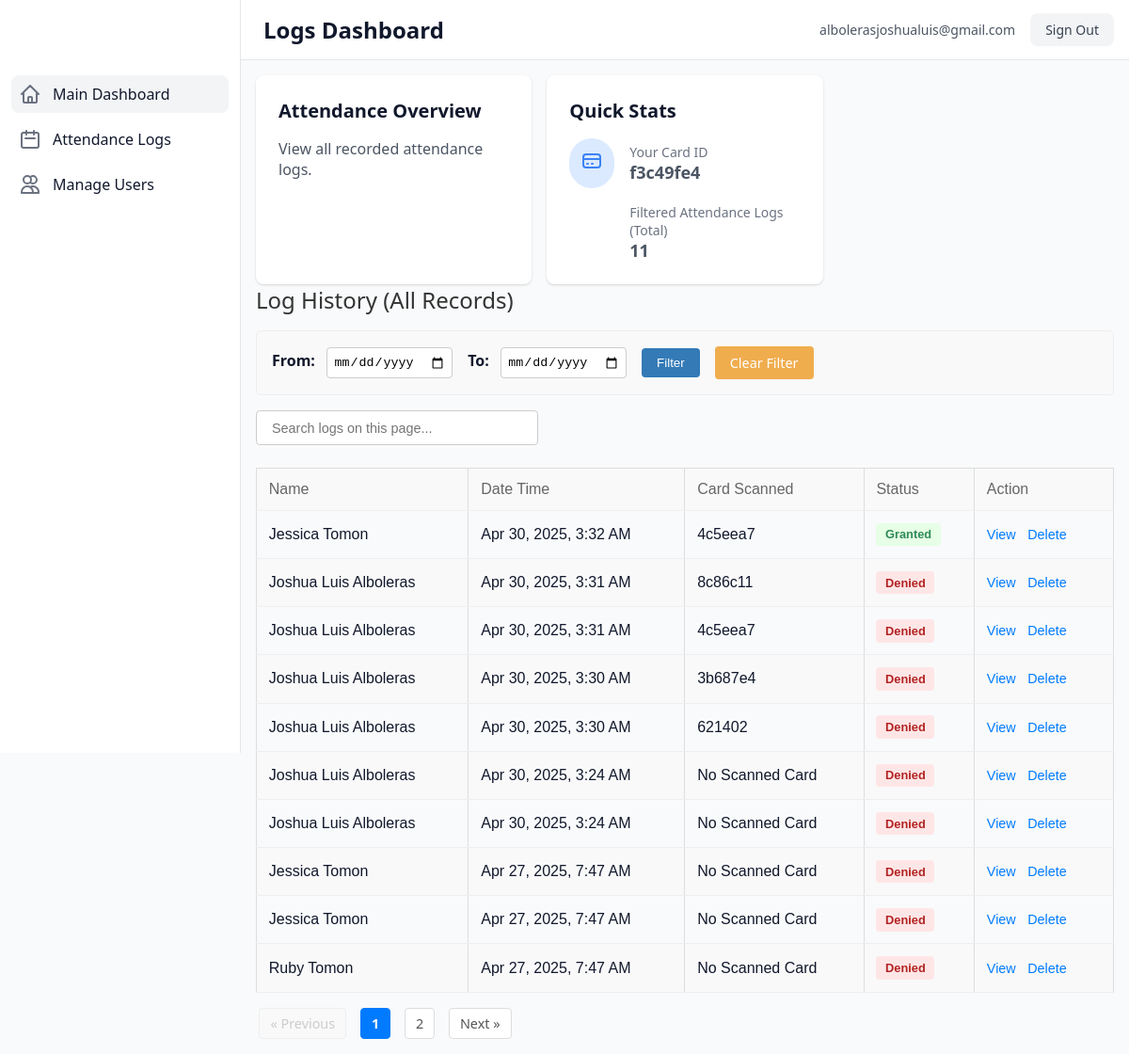
/view-user.php (signed in), run on the app's committed database.
### tables this page shows
CREATE TABLE `rfidcards` (
  `card_id` varchar(50) NOT NULL,
  `user_id` int NOT NULL,
  `is_active` tinyint(1) NOT NULL DEFAULT '1',
  `issued_at` timestamp NULL DEFAULT CURRENT_TIMESTAMP,
  `revoked_at` timestamp NULL DEFAULT NULL
);

CREATE TABLE `accesslogs` (
  `log_id` int NOT NULL,
  `user_id` int DEFAULT NULL,
  `face_recognized` tinyint(1) DEFAULT NULL,
  `rfid_scanned` varchar(50) DEFAULT NULL,
  `access_granted` tinyint(1) NOT NULL,
  `timestamp` timestamp NULL DEFAULT CURRENT_TIMESTAMP,
  `confidence_score` float DEFAULT NULL,
  `device_id` varchar(50) DEFAULT NULL
);

CREATE TABLE `users` (
  `user_id` int NOT NULL,
  `first_name` varchar(50) NOT NULL,
  `last_name` varchar(50) NOT NULL,
  `email` varchar(100) DEFAULT NULL,
  `password` varchar(255) DEFAULT NULL,
  `role` varchar(50) DEFAULT NULL,
  `is_active` tinyint(1) NOT NULL DEFAULT '1',
  `created_at` timestamp NULL DEFAULT CURRENT_TIMESTAMP,
  `updated_at` timestamp NULL DEFAULT CURRENT_TIMESTAMP ON UPDATE CURRENT_TIMESTAMP
);

### view-user.php (the view, shortened to what this page needs)
<?php
include("db_config.php");
$conn = mysqli_connect($host, $user, $pass, $db);
$card_id = null;
$sql_card = "SELECT card_id FROM rfidcards WHERE user_id = ?";
$stmt_card = mysqli_prepare($conn, $sql_card);
mysqli_stmt_bind_param($stmt_card, "i", $user_id);
mysqli_stmt_execute($stmt_card);
$result_card = mysqli_stmt_get_result($stmt_card);
if ($data_card = mysqli_fetch_assoc($result_card)) {
    $card_id = $data_card['card_id'];
}
$filter_start_date = $_GET['start_date'] ?? '';
$filter_end_date = $_GET['end_date'] ?? '';
$filter_start_date = (preg_match("/^\d{4}-\d{2}-\d{2}$/", $filter_start_date)) ? $filter_start_date : '';
$filter_end_date = (preg_match("/^\d{4}-\d{2}-\d{2}$/", $filter_end_date)) ? $filter_end_date : '';
$limit = 10;
$page = isset($_GET['page']) && is_numeric($_GET['page']) ? (int)$_GET['page'] : 1;
$offset = ($page - 1) * $limit;
$sql_select_count = "SELECT COUNT(*) ";
$sql_select_data = "SELECT l.*, u.first_name, u.last_name ";
$sql_from_joins = "
    FROM accesslogs l
    LEFT JOIN users u ON l.user_id = u.user_id
";
$where_clauses = ["u.user_id IS NOT NULL"];
$params = [];
$param_types = "";
$sql_where = "";
if (!empty($where_clauses)) {
    $sql_where = " WHERE " . implode(" AND ", $where_clauses);
}
$sql_total = $sql_select_count . $sql_from_joins . $sql_where;
$stmt_total = mysqli_prepare($conn, $sql_total);
mysqli_stmt_execute($stmt_total);
$result_total = mysqli_stmt_get_result($stmt_total);
$total_records = mysqli_fetch_array($result_total)[0];
$total_pages = ceil($total_records / $limit);
$sql_logs = $sql_select_data . $sql_from_joins . $sql_where . " ORDER BY l.timestamp DESC LIMIT ? OFFSET ?";
$stmt_logs = mysqli_prepare($conn, $sql_logs);
$log_params = $params;
$log_param_types = $param_types;
$log_params[] = $limit;
$log_param_types .= "i";
$log_params[] = $offset;
$log_param_types .= "i";
if (!empty($log_param_types)) {
    mysqli_stmt_bind_param($stmt_logs, $log_param_types, ...$log_params);
}
mysqli_stmt_execute($stmt_logs);
$result_logs = mysqli_stmt_get_result($stmt_logs);
$query_params = [];
$base_pagination_url = '?' . http_build_query($query_params);
?>
<!DOCTYPE html>
<html lang="en">
<head>
    <link rel="stylesheet" href="./styles/style.css">
    <link rel="stylesheet" href="./styles/admin-dashboard.css">
</head>
<body>
    <div class="dashboard-layout" id="dashboard-layout" style="visibility: hidden;">
        <nav class="navbar">
           <div class="navbar-content">
                <div class="navbar-left">
                    <span class="dashboard-title">Logs Dashboard</span>
                </div>
                <div class="navbar-right">
                    <div class="user-info">
                        <span class="user-email" id="user-email"><?= htmlspecialchars($email) ?></span>
                        <a class="signout-button" id="signout-button" href="logout.php">Sign Out</a>
                    </div>
                </div>
            </div>
        </nav>
        <aside class="sidebar" id="sidebar">
            <div class="sidebar-content">
                <ul class="sidebar-nav">
                    <li>
                        <a href="./admin-dashboard.php" class="nav-link active">
                           <svg fill="none" stroke="currentColor" viewBox="0 0 24 24"><path stroke-linecap="round" stroke-linejoin="round" stroke-width="2" d="M3 12l2-2m0 0l7-7 7 7M5 10v10a1 1 0 001 1h3m10-11l2 2m-2-2v10a1 1 0 01-1 1h-3m-6 0a1 1 0 001-1v-4a1 1 0 011-1h2a1 1 0 011 1v4a1 1 0 001 1m-6 0h6" /></svg>
                            <span>Main Dashboard</span>
                        </a>
                    </li>
                    <li>
                        <a href="./attendance-dashboard.php" class="nav-link ">
                            <svg fill="none" stroke="currentColor" viewBox="0 0 24 24"><path stroke-linecap="round" stroke-linejoin="round" stroke-width="2" d="M8 7V3m8 4V3m-9 8h10M5 21h14a2 2 0 002-2V7a2 2 0 00-2-2H5a2 2 0 00-2 2v12a2 2 0 002 2z" /></svg> <span>Attendance Logs</span>
                        </a>
                    </li>
                    <li>
                        <a href="./manage-users.php" class="nav-link">
                            <svg fill="none" stroke="currentColor" viewBox="0 0 24 24"><path stroke-linecap="round" stroke-linejoin="round" stroke-width="2" d="M12 4.354a4 4 0 110 5.292M15 21H3v-1a6 6 0 0112 0v1zm0 0h6v-1a6 6 0 00-9-5.197M13 7a4 4 0 11-8 0 4 4 0 018 0z" /></svg>
                            <span>Manage Users</span>
                        </a>
                    </li>
                </ul>
            </div>
        </aside>
        <main class="main-content" id="main-content">
            <div class="main-content-inner">
                <div class="content-grid">
                   <div class="card">
                        <h2>Attendance Overview</h2> <p>View all recorded attendance logs.</p>
                    </div>
                     <div class="card">
                        <h2>Quick Stats</h2>
                        <div class="stats-item">
                            <div class="stats-icon-wrapper">
                                <svg fill="none" stroke="currentColor" viewBox="0 0 24 24" xmlns="http://www.w3.org/2000/svg"><path stroke-linecap="round" stroke-linejoin="round" stroke-width="2" d="M3 10h18M7 15h1m4 0h1m-7 4h12a3 3 0 003-3V8a3 3 0 00-3-3H6a3 3 0 00-3 3v8a3 3 0 003 3z"></path></svg>
                            </div>
                            <div class="stats-text">
                                <p>Your Card ID</p>
                                <p><?= $card_id ? htmlspecialchars($card_id) : 'Not Registered' ?></p>
                            </div>
                        </div>
                        <div class="stats-item" style="margin-top: 1rem;">
                            <div class="stats-icon-wrapper" style="background-color: var(--bg-green-100);">
                                <svg class="w-6 h-6" fill="none" stroke="var(--text-green-500)" viewBox="0 0 24 24" xmlns="http://www.w3.org/2000/svg"><path stroke-linecap="round" stroke-linejoin="round" stroke-width="2" d="M12 8v4l3 3m6-3a9 9 0 11-18 0 9 9 0 0118 0z"></path></svg>
                            </div>
                            <div class="stats-text">
                                <p>Filtered Attendance Logs (Total)</p>
                                <p><?= $total_records ?></p>
                            </div>
                        </div>
                    </div>
                </div>
                <div class="table-container ">
                    <h2>Log History (All Records)</h2>
                    <form method="GET" action="" class="filter-form">
                        <div>
                            <label for="start_date">From:</label>
                            <input type="date" id="start_date" name="start_date" value="<?= htmlspecialchars($filter_start_date) ?>">
                        </div>
                        <div>
                            <label for="end_date">To:</label>
                            <input type="date" id="end_date" name="end_date" value="<?= htmlspecialchars($filter_end_date) ?>">
                        </div>
                        <button type="submit">Filter</button>
                        <a href="?" class="clear-filter-link">Clear Filter</a>
                    </form>
                    <div class="table-controls">
                        <input type="text" id="searchInput" class="search-input" placeholder="Search logs on this page...">
                    </div>
                    <table>
                        <thead>
                            <tr>
                                <th>Name</th>
                                <th>Date Time</th>
                                <th>Card Scanned</th>
                                <th>Status</th>
                                <th>Action</th>
                            </tr>
                        </thead>
                        <tbody id="logTableBody">
                            <?php
                            if ($result_logs && mysqli_num_rows($result_logs) > 0) {
                                while ($row = mysqli_fetch_assoc($result_logs)) {
                                    $log_id = $row['log_id'];
                                    $display_name = (isset($row['first_name']) && isset($row['last_name'])) ? htmlspecialchars($row['first_name'] . ' ' . $row['last_name']) : 'Unknown User';
                                    $timestamp_raw = $row['timestamp'];
                                    $rfid_scanned = $row['rfid_scanned'] == "" ? "No Scanned Card":$row['rfid_scanned'];
                                    $access_granted = $row['access_granted'];
                                    $timestamp = date("M j, Y, g:i A", strtotime($timestamp_raw));
                                    $status_text = '';
                                    $status_class = '';
                                    if ($access_granted == 1) {
                                        $status_text = 'Granted';
                                        $status_class = 'status-granted';
                                    } elseif ($access_granted == 0) {
                                        $status_text = 'Denied';
                                        $status_class = 'status-denied';
                                    } else {
                                        $status_text = 'Unknown';
                                        $status_class = 'status-unknown';
                                    }
                                    echo <<<HTML
                                            <tr>
                                                <td>{$display_name}</td>
                                                <td>{$timestamp}</td>
                                                <td>{$rfid_scanned}</td>
                                                <td><span class="status {$status_class}">{$status_text}</span></td>
                                                <td class="action-links">
                                                    <a href="view_log_details.php?id={$log_id}" title="View Details">View</a>
                                                    <a href="delete_log.php?id={$log_id}" class="delete-link" title="Delete Log" onclick="return confirm('Are you sure you want to delete this log entry?');">Delete</a>
                                                </td>
                                            </tr>
                                        HTML;
                                }
                            } else {
                                echo '<tr><td colspan="5" style="text-align: center; padding: 1rem;">No attendance logs found for the selected criteria.</td></tr>';
                            }
                            ?>
                        </tbody>
                    </table>
                    <?php if ($total_pages > 1) : ?>
                        <div class="pagination">
                            <?php if ($page > 1) : ?>
                                <a href="<?= $base_pagination_url . (empty($query_params) ? '' : '&') . 'page=' . ($page - 1) ?>">&laquo; Previous</a>
                            <?php else : ?>
                                <span class="disabled">&laquo; Previous</span>
                            <?php endif; ?>
                            <?php
                            $range = 2;
                            for ($i = 1; $i <= $total_pages; $i++) {
                                if ($i == 1 || $i == $total_pages || ($i >= $page - $range && $i <= $page + $range)) {
                                    if ($i == $page) {
                                        echo '<span class="current-page">' . $i . '</span>';
                                    } else {
                                        echo '<a href="' . $base_pagination_url . (empty($query_params) ? '' : '&') . 'page=' . $i . '">' . $i . '</a>';
                                    }
                                } elseif (($i == $page - $range - 1) || ($i == $page + $range + 1)) {
                                    echo '<span>...</span>';
                                }
                            }
                            ?>
                            <?php if ($page < $total_pages) : ?>
                                <a href="<?= $base_pagination_url . (empty($query_params) ? '' : '&') . 'page=' . ($page + 1) ?>">Next &raquo;</a>
                            <?php else : ?>
                                <span class="disabled">Next &raquo;</span>
                            <?php endif; ?>
                        </div>
                    <?php endif; ?>
                </div>
            </div>
        </main>
    </div>
</body>
</html>

### data on the page
rfidcards: card_id "f3c49fe4"
accesslogs: user.last_name "Jessica Tomon", timestamp "Apr 30, 2025, 3:32 AM", rfid_scanned "4c5eea7", access_granted "Granted"
accesslogs: user.last_name "Joshua Luis Alboleras", timestamp "Apr 30, 2025, 3:31 AM", rfid_scanned "8c86c11", access_granted "Denied"
accesslogs: user.last_name "Joshua Luis Alboleras", timestamp "Apr 30, 2025, 3:31 AM", rfid_scanned "4c5eea7", access_granted "Denied"
accesslogs: user.last_name "Joshua Luis Alboleras", timestamp "Apr 30, 2025, 3:30 AM", rfid_scanned "3b687e4", access_granted "Denied"
accesslogs: user.last_name "Joshua Luis Alboleras", timestamp "Apr 30, 2025, 3:30 AM", rfid_scanned "621402", access_granted "Denied"
accesslogs: user.last_name "Joshua Luis Alboleras", timestamp "Apr 30, 2025, 3:24 AM", rfid_scanned "No Scanned Card", access_granted "Denied"
accesslogs: user.last_name "Joshua Luis Alboleras", timestamp "Apr 30, 2025, 3:24 AM", rfid_scanned "No Scanned Card", access_granted "Denied"
accesslogs: user.last_name "Jessica Tomon", timestamp "Apr 27, 2025, 7:47 AM", rfid_scanned "No Scanned Card", access_granted "Denied"
accesslogs: user.last_name "Jessica Tomon", timestamp "Apr 27, 2025, 7:47 AM", rfid_scanned "No Scanned Card", access_granted "Denied"
accesslogs: user.last_name "Ruby Tomon", timestamp "Apr 27, 2025, 7:47 AM", rfid_scanned "No Scanned Card", access_granted "Denied"

### other printed values
$email "albolerasjoshualuis@gmail.com"
$total_records "11"
